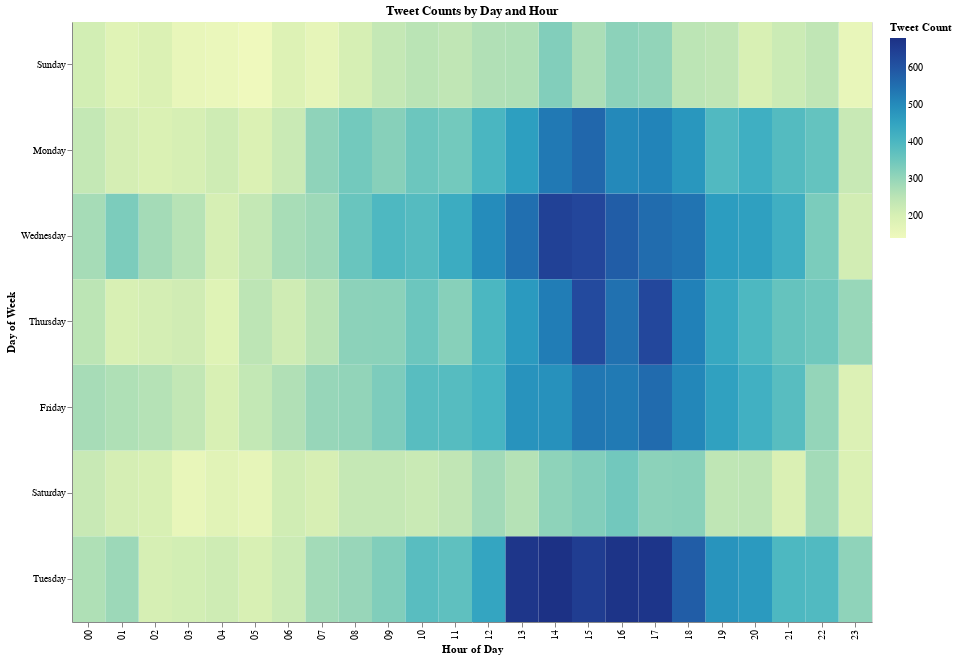

This figure's notebook cell:
### Markdown cell above
HeatMap of Tweets 7 days **bold text**

### Code cell
# Sort by Sunday-Monday
day_order = ['Sunday', 'Monday', 'Tueday', 'Wednesday', 'Thursday', 'Friday', 'Saturday']


heatmap = alt.Chart(graph_df).mark_rect().encode(
    x=alt.X('hour:O',title='Hour of Day'),
    y=alt.Y('day:O',sort = day_order,title='Day of Week'),
    color=alt.Color('count:Q',title = 'Tweet Count'),
    tooltip=['day', 'hour', 'count']
).properties(
    title = 'Tweet Counts by Day and Hour',
    width=800,
    height=600
)

heatmap

### Figure 1 — Vega-Lite specification as saved in the notebook (floating-point values rounded to 4 significant figures; data arrays with more than 128 entries replaced by an {"elided": "..."} marker saying what was removed)
{"config": {"view": {"continuousWidth": 400, "continuousHeight": 300}}, "data": {"name": "data-192bed7443eacdec7da01dfa1f907959"}, "mark": "rect", "encoding": {"color": {"field": "count", "title": "Tweet Count", "type": "quantitative"}, "tooltip": [{"field": "day", "type": "nominal"}, {"field": "hour", "type": "nominal"}, {"field": "count", "type": "quantitative"}], "x": {"field": "hour", "title": "Hour of Day", "type": "ordinal"}, "y": {"field": "day", "sort": ["Sunday", "Monday", "Tueday", "Wednesday", "Thursday", "Friday", "Saturday"], "title": "Day of Week", "type": "ordinal"}}, "height": 600, "title": "Tweet Counts by Day and Hour", "width": 800, "$schema": "https://vega.github.io/schema/vega-lite/v4.17.0.json", "datasets": {"data-192bed7443eacdec7da01dfa1f907959": {"elided": "168 records"}}}
